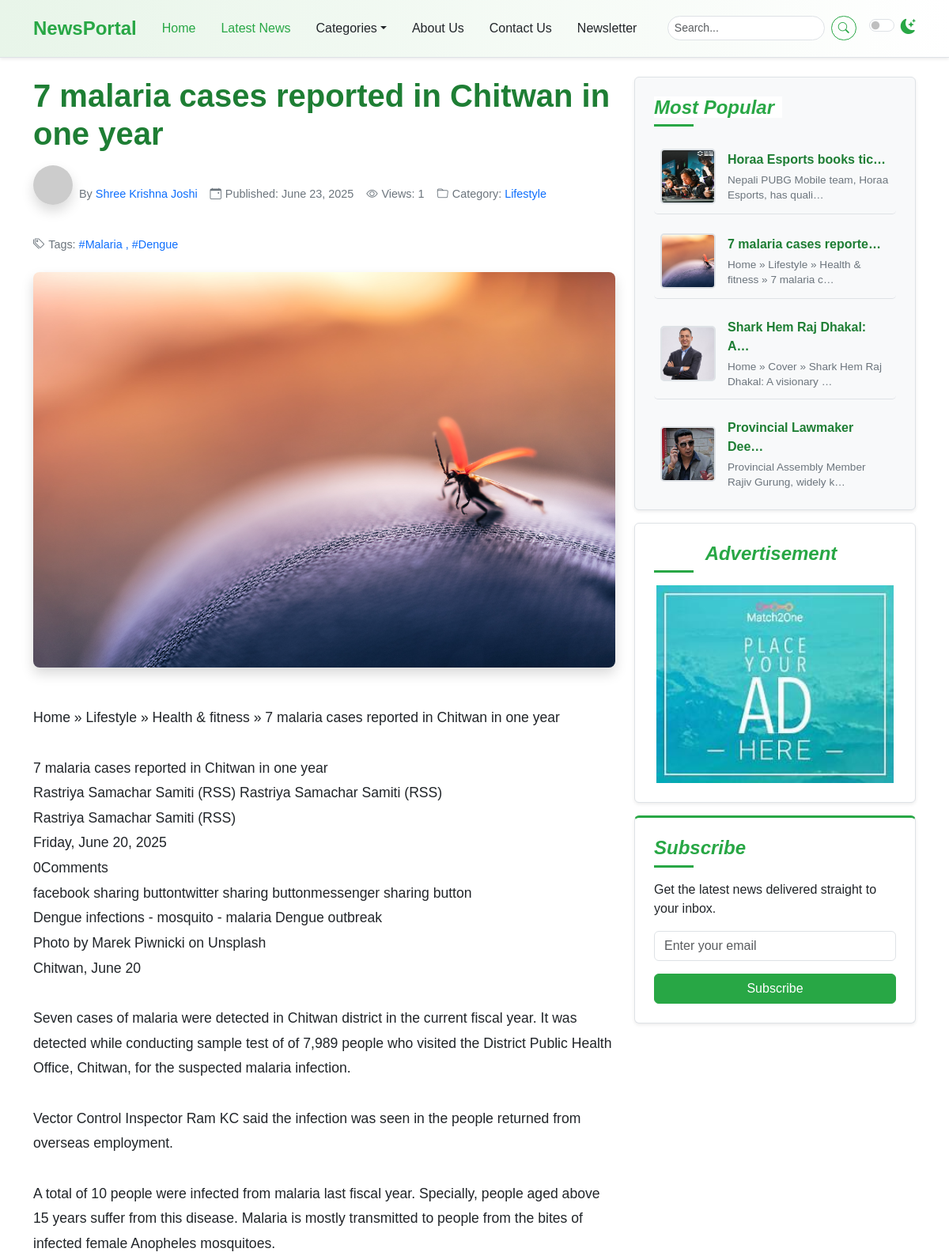
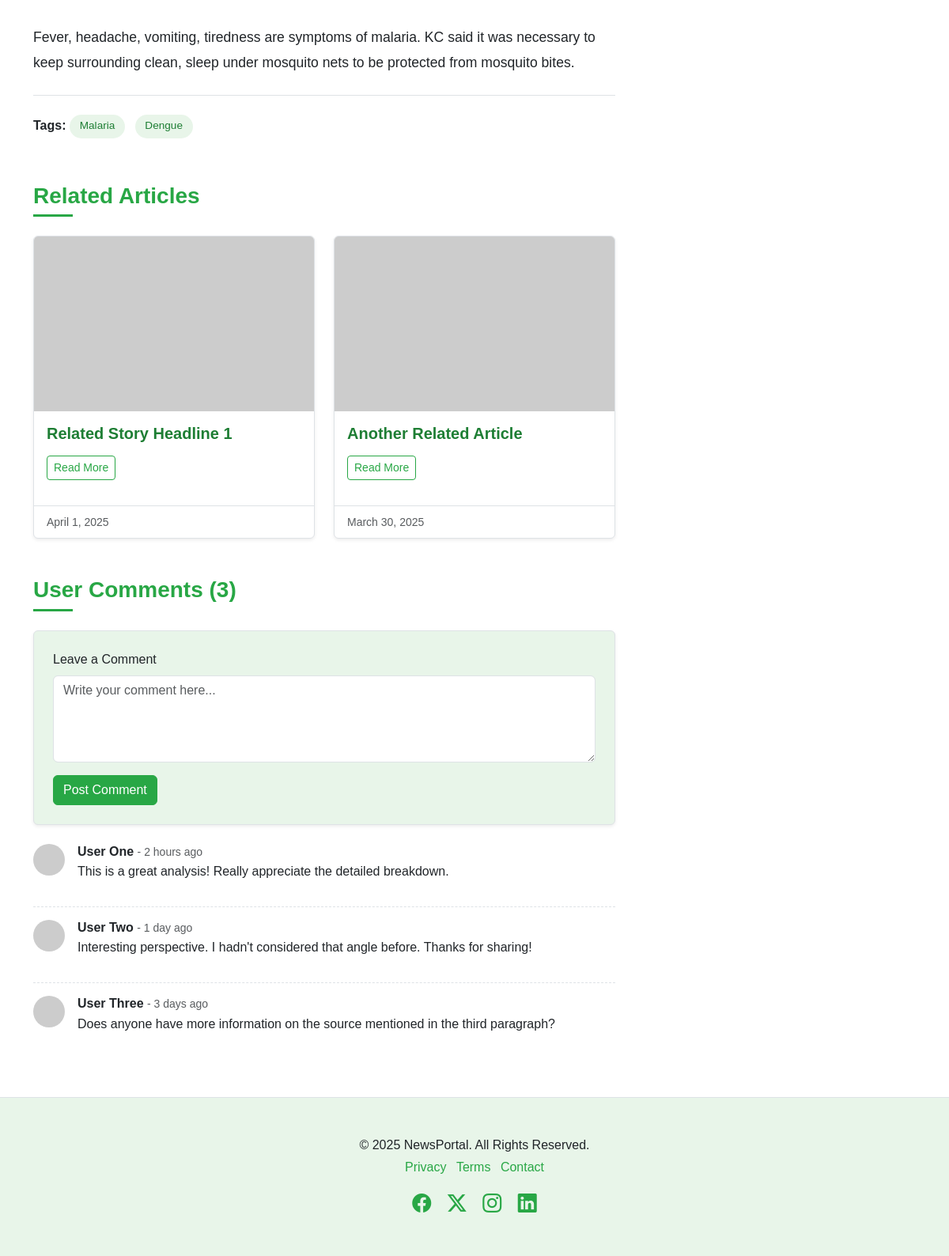
The page /post-detail/3/ on the database its author committed (2 pictures, top to bottom).
### newspaper/models.py (models this page shows, shortened)
class TimeStampModel(models.Model):
    created_at  = models.DateTimeField(auto_now_add=True)
    updated_at = models.DateTimeField(auto_now=True)
    class Meta:
        abstract = True #dont create table in DB

class Post(TimeStampModel):
    STATUS_CHOICES = [
        ("active", "Active"),
        ("in_active", "Inactive"), #publish gareko post delete nagari user le herna namilen gari rakhne. hide gareko jastai
    ]
    title = models.CharField(max_length=200)
    content = models.TextField()
    featured_image = models.ImageField(upload_to="post_images/%Y/%m/%d", blank=False)
    author = models.ForeignKey("auth.User", on_delete=models.CASCADE)
    status = models.CharField(max_length=20, choices=STATUS_CHOICES, default="active")
    views_count = models.PositiveIntegerField(default=0)
    is_breaking_news = models.BooleanField(default=False)
    published_at = models.DateTimeField(null=True, blank=True)
    category = models.ForeignKey(Category, on_delete=models.CASCADE)
    tag = models.ManyToManyField(Tag)

class Category(TimeStampModel):
    name = models.CharField(max_length=100)
    icon = models.CharField(max_length=100, null=True, blank=True)
    description = models.TextField(null=True, blank=True)
    class Meta:
        ordering = ["name"] #categoru.objects.all()
        verbose_name = "category"
        verbose_name_plural = "Categories"

class Tag(TimeStampModel):
    name = models.CharField(max_length=100)

class Advertisement(TimeStampModel):
    title = models.CharField(max_length=100)
    image = models.ImageField(upload_to="advertisement/%Y/%m/%d", blank=False)

### newspaper/views.py (the view)
# urls.py: path('post-detail/<int:pk>/', views.PostDetailView.as_view(), name='post-detail'),
class PostDetailView(SidebarMixin, DetailView):
    model = Post
    template_name = "newsportal/detail/detail.html"
    context_object_name = "post"
    def get_queryset(self):
        query = super().get_queryset()
        query = query.filter(published_at__isnull=False, status="active")
        return query
    def get_context_data(self, **kwargs):
        context = super().get_context_data(**kwargs)
        current_post = self.object
        current_post.views_count += 1
        current_post.save()
        context["related_posts"] = Post.objects.filter(
            published_at__isnull=False, status="active", category=self.object.category
        ).order_by("-published_at", "-views_count")[:2]
        return context

### newspaper/views.py (called while the page is built)
      def get_context_data(self, **kwargs):
        context = super().get_context_data(**kwargs)
        context["popular_posts"] = Post.objects.filter(
                published_at__isnull = False, status="active"
                ).order_by("-published_at")[:5]
        context["advertisement"] = (
            Advertisement.objects.all().order_by("-created_at").first()
            )
        return context

### templates/newsportal/detail/detail.html
{% extends 'newsportal/base.html' %}
{% block content %}
    <div class="container mt-4">
      <div class="row">
        <div class="col-lg-8">
          {% include "newsportal/detail/left/post_detail.html" %}
          {% include "newsportal/detail/left/related_articles.html" %}
          {% include "newsportal/detail/left/comment_form.html" %}
          {% include "newsportal/detail/left/comment_list.html" %}
        </div>
        <div class="col-lg-4">
          <div class="position-sticky sticky-sidebar-offset">
            {% include "newsportal/home/right/most_popular.html" %}
            {% include "newsportal/home/right/advertisement.html" %}
            {% include "newsportal/home/right/news_letter.html" %}
          </div>
        </div>
      </div>
    </div>
{% endblock %}

### templates/newsportal/detail/left/post_detail.html
<article>
            <header class="article-header mb-4">
              <h1 class="article-title">{{ post.title }}</h1>
              <div class="article-meta">
                <span class="author-profile">
                  <img src="https://placehold.co/50/28a745/ffffff?text=A" alt="Author" />
                  By <a href="#" class="text-decoration-none ms-1">{{ post.author.get_full_name }}</a>
                </span>
                <span><i class="bi bi-calendar-event"></i> Published: {{ post.published_at|date:"F j, Y" }}</span>
                <span><i class="bi bi-eye"></i> Views: {{ post.views_count }}</span>
                <span><i class="bi bi-folder"></i>Category: <a href="#" class="text-decoration-none ms-1">{{ post.category.name }}</a></span>
                <span><i class="bi bi-tags"></i>Tags: <a href="#" class="text-decoration-none ms-1">
                    {% for tag in post.tag.all %}
                    #{{ tag.name }}
                    {% if not forloop.last %},{% endif %}
                    {% endfor %}
                </a></span>
              </div>
              <img src="{{ post.featured_image.url }}"
                   alt="{{ post.title }}" width="1200" height="500" />
            </header>
            <section class="article-content">
              {{ post.content|linebreaksbr }}
            </section>
            <footer class="mt-4 pt-4 border-top">
              <div class="article-tags">
                <strong>Tags:</strong>
                {% for tag in post.tag.all %}
                <a href="#">{{ tag.name|title }}</a>
                {% endfor %}
              </div>
            </footer>
          </article>

### templates/newsportal/home/right/most_popular.html
<div class="p-4 mb-3 bg-light rounded sidebar-widget shadow-sm">
    <h4 class="fst-italic section-title">
        <span>Most Popular</span>
    </h4>
    <ul class="list-unstyled mb-0 popular-list">
         {% for post in popular_posts %}
        <li>
            <img src="{{ post.featured_image.url}}"
            alt="Popular 1"
            width="70px"
            height="70px"/>
            <div>
                <a href="article.html" class="popular-title-link">{{ post.title|truncatechars:24 }}</a>
                <p class="popular-description">{{ post.content|truncatechars:50 }}</p>
            </div>
        </li>
        {% endfor %}
    </ul>
</div>

### templates/newsportal/home/right/advertisement.html
<div class="p-4 mb-3 rounded sidebar-widget shadow-sm text-center">
    <h4 class="fst-italic section-title">
        <span>Advertisement</span>
    </h4>
    <img src="{{ advertisement.image.url }}"
    width="300"
    height="250"
    class="img-fluid"
    alt="{{ advertisement.title }}" />
</div>

### static/css/style.css (style rules this page uses)
:root { --primary-green: #28a745; --light-green: #e8f5e9; --dark-green: #1e7e34; --accent-green: #5cb85c; --text-color-light: #212529; --text-color-dark: #f8f9fa; --bg-light: #ffffff; --bg-dark: #212529; --card-bg-light: #ffffff; --card-bg-dark: #343a40; --border-color-light: #dee2e6; --border-color-dark: #495057; --shadow-sm: 0 0.125rem 0.25rem rgba(0, 0, 0, 0.075); --shadow: 0 0.5rem 1rem rgba(0, 0, 0, 0.15); --transition-speed: 0.3s ease; }
body { font-family: "Poppins", sans-serif; background-color: var(--bg-light); color: var(--text-color-light); transition: background-color var(--transition-speed), color var(--transition-speed); }
.section-title { position: relative; padding-bottom: 10px; margin-bottom: 20px; font-weight: 600; color: var(--primary-green); }
.section-title span { position: relative; z-index: 1; background-color: var(--bg-light); padding-right: 10px; }
.section-title::after { content: ""; position: absolute; left: 0; bottom: 0; width: 50px; height: 3px; background-color: var(--primary-green); }
.sidebar-widget { background-color: var(--card-bg-light); border: 1px solid var(--border-color-light); padding: 1.5rem !important; }
.sidebar-widget h4 { color: var(--primary-green); margin-bottom: 1rem; }
.popular-list li { display: flex; align-items: center; margin-bottom: 0.75rem; padding: 0.75rem 0.5rem; border-bottom: 1px solid var(--border-color-light); transition: background-color var(--transition-speed); border-radius: 5px; }
.popular-list li:last-child { border-bottom: none; margin-bottom: 0; padding-bottom: 0; }
.popular-list img { width: 70px; height: 70px; object-fit: cover; border-radius: 5px; margin-right: 15px; flex-shrink: 0; border: 2px solid var(--border-color-light); }
.popular-list li div { display: flex; flex-direction: column; justify-content: center; flex-grow: 1; }
.popular-list .popular-title-link { text-decoration: none; color: var(--dark-green); font-weight: 600; margin-bottom: 0.25rem; display: block; transition: color var(--transition-speed); }
.popular-list .popular-description { font-size: 0.85rem; color: #6c757d; margin-bottom: 0; line-height: 1.4; }
.popular-list a { text-decoration: none; color: var(--text-color-light); transition: color var(--transition-speed); flex-grow: 1; }
.article-header img { width: 100%; max-height: 500px; object-fit: cover; border-radius: 0.5rem; margin-bottom: 1.5rem; box-shadow: var(--shadow); }
.article-title { font-size: 2.5rem; font-weight: 700; margin-bottom: 1rem; color: var(--dark-green); }
.article-meta { font-size: 0.9rem; color: #6c757d; margin-bottom: 1.5rem; display: flex; flex-wrap: wrap; gap: 1rem; align-items: center; }
.article-meta span { display: inline-flex; align-items: center; }
.article-meta i { margin-right: 0.3rem; }
.author-profile img { width: 50px; height: 50px; border-radius: 50%; margin-right: 0.5rem; }
.article-content { line-height: 1.8; font-size: 1.1rem; }
.article-tags a { display: inline-block; background-color: var(--light-green); color: var(--dark-green); padding: 0.3rem 0.8rem; margin-right: 0.5rem; margin-bottom: 0.5rem; border-radius: 15px; font-size: 0.85rem; text-decoration: none; transition: background-color var(--transition-speed), color var(--transition-speed); }
.sticky-sidebar-offset { top: 6rem; }

### rows shown on the page
Post: title "7 malaria cases reported in Chitwan in one year", author.get_full_name "Shree Krishna Joshi", published_at "June 23, 2025", views_count "1", category.name "Lifestyle", featured_image (picture), content "Home » Lifestyle » Health & fitness » 7 malaria cases reported in Chitwan in one year 7 malaria cases reported in Chitwan in one year Rastriya Samachar Samiti (RSS) Rastriya Samachar Samiti (RSS) Rastriya Samachar Samiti (RSS) Friday, June 20, 2025 0Comments facebook sharing buttontwitter sharing buttonmessenger sharing button Dengue infections - mosquito - malaria Dengue outbreak Photo by Marek Piwnicki on Unsplash Chitwan, June 20 Seven cases of malaria were detected in Chitwan district in the current fiscal year. It was detected while conducting sample test of of 7,989 people who visited the District Public Health Office, Chitwan, for the suspected malaria infection. Vector Control…", title "7 malaria cases reporte…", content "Home » Lifestyle » Health & fitness » 7 malaria c…"
Tag: name "Malaria"
Tag: name "Dengue"
Post: featured_image (picture), title "Horaa Esports books tic…", content "Nepali PUBG Mobile team, Horaa Esports, has quali…"
Post: featured_image (picture), title "Shark Hem Raj Dhakal: A…", content "Home » Cover » Shark Hem Raj Dhakal: A visionary …"
Post: featured_image (picture), title "Provincial Lawmaker Dee…", content "Provincial Assembly Member Rajiv Gurung, widely k…"
Advertisement: image (picture)
